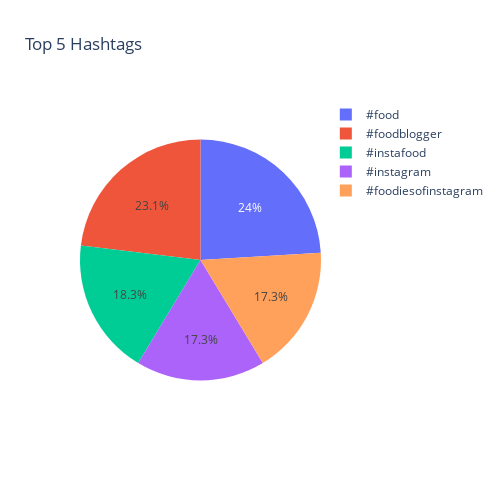

Notebook source saved alongside this figure:
### Markdown cell above
#### 2.5 Plot a Pie Chart of the top 5 hashtags obtained and the number of times they were used by these bloggers in the scraped posts.

### Code cell
# for better visual experince i am using the plotly
x = df_hashtags['Hashtags'][:5] # Top 5 Hastags Names
y = df_hashtags['Frequency'][:5] # Top 5 Hastags Frequencies

#note: I don't know that
plotly.pie(df_hashtags, names=x, values=y, height=500, width=500, title='Top 5 Hashtags')

### Figure 1 — Plotly figure (JSON) as saved in the notebook; plotly's stock layout.template omitted (floating-point values rounded to 4 significant figures)
{"data": [{"domain": {"x": [0, 1], "y": [0, 1]}, "hovertemplate": "label=%{label}<br>value=%{value}<extra></extra>", "labels": ["#food", "#foodblogger", "#instafood", "#instagram", "#foodiesofinstagram"], "legendgroup": "", "name": "", "showlegend": true, "type": "pie", "values": [25, 24, 19, 18, 18]}], "layout": {"height": 500, "legend": {"tracegroupgap": 0}, "title": {"text": "Top 5 Hashtags"}, "width": 500}}
